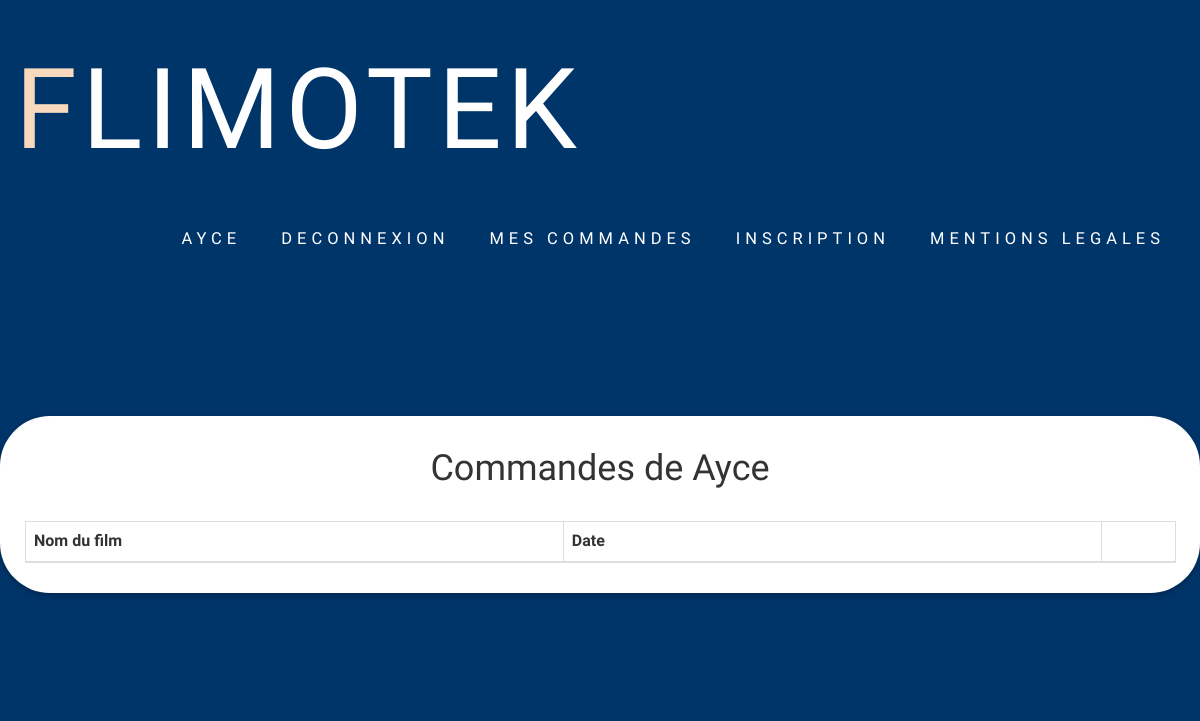
The app's page /mycommande.php (signed in), older data.
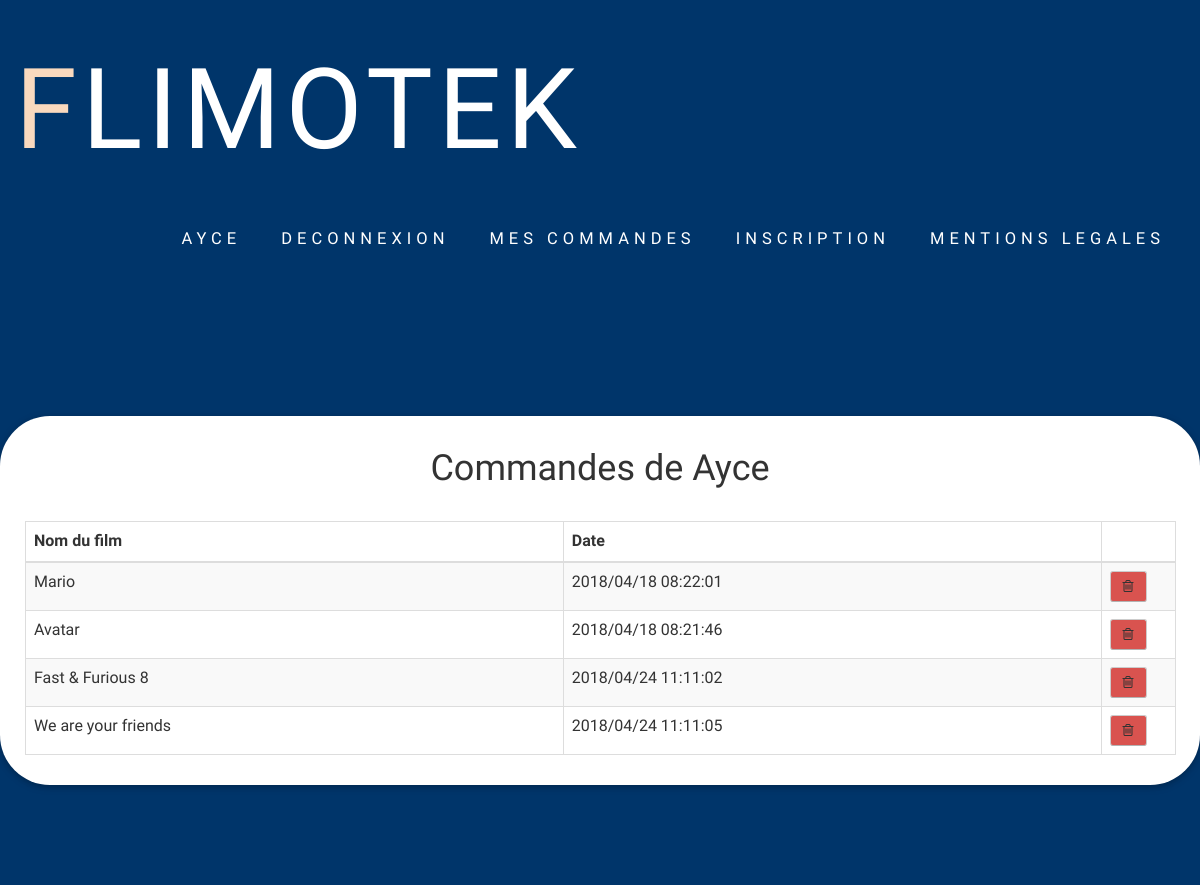
The same page, newer data.
### tables this page shows
CREATE TABLE IF NOT EXISTS `film` (
  `film_num` int(8) NOT NULL,
  `film_titre` varchar(32) NOT NULL,
  `film_genre` varchar(16) NOT NULL,
  `film_format` varchar(16) NOT NULL,
  `film_date` varchar(16) NOT NULL,
  `film_prix` int(16) NOT NULL,
  `film_etat` varchar(16) NOT NULL,
  `film_image` varchar(32) NOT NULL,
  `film_resume` varchar(20000) NOT NULL,
  PRIMARY KEY (`film_num`)
);

CREATE TABLE IF NOT EXISTS `commande` (
  `user_id` varchar(16) NOT NULL,
  `film_id` varchar(16) NOT NULL,
  `commande_date` varchar(32) NOT NULL,
  PRIMARY KEY (`commande_date`)
);

### mycommande.php (the view, shortened to what this page needs)
<?php
include 'connect.php';
?>
<!DOCTYPE HTML>
<html  style="background-color:rgb(0, 53, 106)">
    <head>
        <link href="css/bootstrap.css" rel='stylesheet' type='text/css' />
        <link href="css/style.css" rel='stylesheet' type='text/css' />
        <link href="css/megamenu.css" rel="stylesheet" type="text/css" media="all" />
        <link href="//maxcdn.bootstrapcdn.com/font-awesome/4.1.0/css/font-awesome.min.css" rel="stylesheet">
    </head>
    <body style="background-color:rgb(0, 53, 106)">
        <header>
            <div class="banner">
                <div class="container">
                    <div class="header_bottom">
                        <div class="logo">
                            <h1><a href="./"><span class="m_1">F</span>LIMOTEK</a></h1>
                        </div>
                        <div class="menu">
                           <ul class="megamenu skyblue">
                                <?php
                                if (isset($_SESSION['auth'])) {
                                    ?>
                                    <li><a class="color7" ><?= $_SESSION['auth'] ?></a></li>
                                    <li><a class="color7" href="logout.php">Deconnexion</a></li>
                                    <li><a class="color7" href="myCommande.php">mes commandes</a></li>
                                    <?php
                                } else {
                                    ?>
                                    <li><a class = "color7" href = "connexion.php">Connexion</a></li>
                                    <?php
                                }
                                ?>
                                <li><a class="color7" href="inscription.php">Inscription</a></li>
                                <li><a class="color7" href="mentions.php">mentions legales</a></li>
                            </ul>
                        </div>
                    </div>
                </div>
            </div>
        </header>
        <div class="container">
            <div class="row">
                <div class="box ">
                    <div class="info">
                        <div class="table-scrol">
                            <h1 align="center">Commandes de <?= $_SESSION['auth'] ?></h1>
                            <div class="table-responsive">
                                <table class="table table-bordered table-hover table-striped" style="table-layout: fixed">
                                    <thead>
                                        <tr>
                                            <th>Nom du film</th>
                                            <th>Date</th>
                                            <th style="width:5%"></th>
                                        </tr>
                                    </thead>
                                    <?php
                                    $user_id = $_SESSION['auth'];
                                    $reponse = $bdd->query("SELECT * FROM commande WHERE user_id='$user_id'");
                                    while ($donnees = $reponse->fetch()) {
                                    $film_id  = $donnees["film_id"];
                                    $reponse1 = $bdd->query("SELECT * FROM FILM WHERE film_num='$film_id' ");
                                     while ($donnees1 = $reponse1->fetch()) {
                                        ?>
                                        <tr>
                                            <td><?= $donnees1["film_titre"] ?></td>
                                            <td><?= $donnees["commande_date"] ?></td>
                                            <td> <button class="btn btn-danger btn-sm"  onclick="window.location.href = 'ajax/deleteCommande.php?id=<?= $donnees["commande_date"] ?>'" ><i class="fa fa-trash-o"></i></button>
                                            <?php
                                    }}
                                        ?>
                                    </tr>
                                </table>
                            </div>
                        </div>
                    </div>
                </div>
            </div>
        </div>
    </body>
</html>

Row changes from the older to the newer data that the page shows:
added commande: commande_date "2018/04/18 08:22:01"
now on this page (row unchanged): film: film_titre "Mario"
added commande: commande_date "2018/04/18 08:21:46"
now on this page (row unchanged): film: film_titre "Avatar"
added commande: commande_date "2018/04/24 11:11:02"
added film: film_titre "Fast & Furious 8"
added commande: commande_date "2018/04/24 11:11:05"
added film: film_titre "We are your friends"
